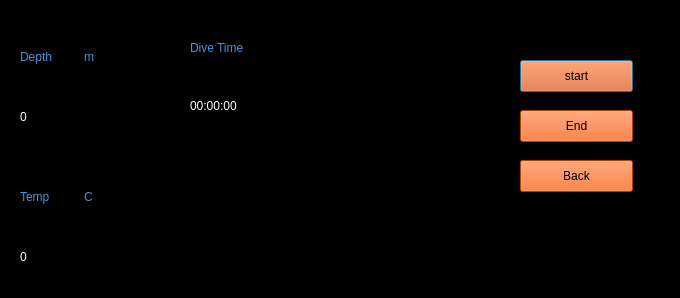
<?xml version="1.0" encoding="UTF-8"?>
<ui version="4.0">
 <class>main_screen</class>
 <widget class="QDialog" name="main_screen">
  <property name="enabled">
   <bool>true</bool>
  </property>
  <property name="geometry">
   <rect>
    <x>0</x>
    <y>0</y>
    <width>680</width>
    <height>298</height>
   </rect>
  </property>
  <property name="windowTitle">
   <string>Welcome screen</string>
  </property>
  <property name="autoFillBackground">
   <bool>false</bool>
  </property>
  <property name="styleSheet">
   <string notr="true">background-color: rgb(0, 0, 0);
</string>
  </property>
  <widget class="QPushButton" name="start_button">
   <property name="geometry">
    <rect>
     <x>520</x>
     <y>60</y>
     <width>113</width>
     <height>32</height>
    </rect>
   </property>
   <property name="styleSheet">
    <string notr="true">background-color: rgb(255, 85, 0);</string>
   </property>
   <property name="text">
    <string>start</string>
   </property>
  </widget>
  <widget class="QWidget" name="layoutWidget">
   <property name="geometry">
    <rect>
     <x>20</x>
     <y>170</y>
     <width>121</width>
     <height>114</height>
    </rect>
   </property>
   <layout class="QGridLayout" name="temp">
    <item row="0" column="0">
     <layout class="QGridLayout" name="gridLayout_3">
      <item row="0" column="0">
       <widget class="QLabel" name="label_4">
        <property name="styleSheet">
         <string notr="true">
font: 75 italic 14pt &quot;Source Code Pro&quot;;
color: rgb(72, 145, 217);

background-color: rgba(255, 255, 255, 0);</string>
        </property>
        <property name="text">
         <string>Temp</string>
        </property>
       </widget>
      </item>
      <item row="0" column="1">
       <widget class="QLabel" name="label_6">
        <property name="styleSheet">
         <string notr="true">font: italic 16pt &quot;PibotoLt&quot;;


color: rgb(72, 145, 217);

background-color: rgba(255, 255, 255, 0);</string>
        </property>
        <property name="text">
         <string>C</string>
        </property>
       </widget>
      </item>
     </layout>
    </item>
    <item row="1" column="0">
     <widget class="QLabel" name="dive_temp">
      <property name="styleSheet">
       <string notr="true">font: 75 48pt &quot;DejaVu Sans&quot;;
background-color: rgba(255, 255, 255, 0);
color: rgb(255, 255, 255);</string>
      </property>
      <property name="text">
       <string>0</string>
      </property>
     </widget>
    </item>
   </layout>
  </widget>
  <widget class="QWidget" name="layoutWidget">
   <property name="geometry">
    <rect>
     <x>20</x>
     <y>30</y>
     <width>121</width>
     <height>114</height>
    </rect>
   </property>
   <layout class="QGridLayout" name="Depth">
    <item row="0" column="0">
     <layout class="QGridLayout" name="gridLayout">
      <item row="0" column="0">
       <widget class="QLabel" name="label_3">
        <property name="styleSheet">
         <string notr="true">
font: 75 italic 14pt &quot;Source Code Pro&quot;;
color: rgb(72, 145, 217);
</string>
        </property>
        <property name="text">
         <string>Depth</string>
        </property>
       </widget>
      </item>
      <item row="0" column="1">
       <widget class="QLabel" name="label_5">
        <property name="styleSheet">
         <string notr="true">font: italic 16pt &quot;PibotoLt&quot;;


color: rgb(72, 145, 217);

background-color: rgba(255, 255, 255, 0);</string>
        </property>
        <property name="text">
         <string>m</string>
        </property>
       </widget>
      </item>
     </layout>
    </item>
    <item row="1" column="0">
     <widget class="QLabel" name="dive_depth">
      <property name="styleSheet">
       <string notr="true">font: 75 48pt &quot;DejaVu Sans&quot;;
background-color: rgba(255, 255, 255, 0);
color: rgb(255, 255, 255);</string>
      </property>
      <property name="text">
       <string>0</string>
      </property>
     </widget>
    </item>
   </layout>
  </widget>
  <widget class="QWidget" name="layoutWidget">
   <property name="geometry">
    <rect>
     <x>190</x>
     <y>30</y>
     <width>311</width>
     <height>111</height>
    </rect>
   </property>
   <layout class="QGridLayout" name="time">
    <item row="1" column="0">
     <widget class="QLabel" name="label_2">
      <property name="styleSheet">
       <string notr="true">
font: 75 italic 14pt &quot;Source Code Pro&quot;;
color: rgb(72, 145, 217);

background-color: rgba(255, 255, 255, 0);</string>
      </property>
      <property name="text">
       <string>Dive Time</string>
      </property>
     </widget>
    </item>
    <item row="2" column="0" rowspan="2">
     <widget class="QLabel" name="dive_time">
      <property name="styleSheet">
       <string notr="true">font: 75 48pt &quot;DejaVu Sans&quot;;
background-color: rgba(255, 255, 255, 0);
color: rgb(255, 255, 255);</string>
      </property>
      <property name="text">
       <string>00:00:00</string>
      </property>
     </widget>
    </item>
   </layout>
  </widget>
  <widget class="QPushButton" name="end_button">
   <property name="geometry">
    <rect>
     <x>520</x>
     <y>110</y>
     <width>113</width>
     <height>32</height>
    </rect>
   </property>
   <property name="styleSheet">
    <string notr="true">background-color: rgb(255, 85, 0);</string>
   </property>
   <property name="text">
    <string>End</string>
   </property>
  </widget>
  <widget class="QPushButton" name="back_button">
   <property name="geometry">
    <rect>
     <x>520</x>
     <y>160</y>
     <width>113</width>
     <height>32</height>
    </rect>
   </property>
   <property name="styleSheet">
    <string notr="true">background-color: rgb(255, 85, 0);</string>
   </property>
   <property name="text">
    <string>Back</string>
   </property>
  </widget>
 </widget>
 <resources/>
 <connections/>
</ui>
